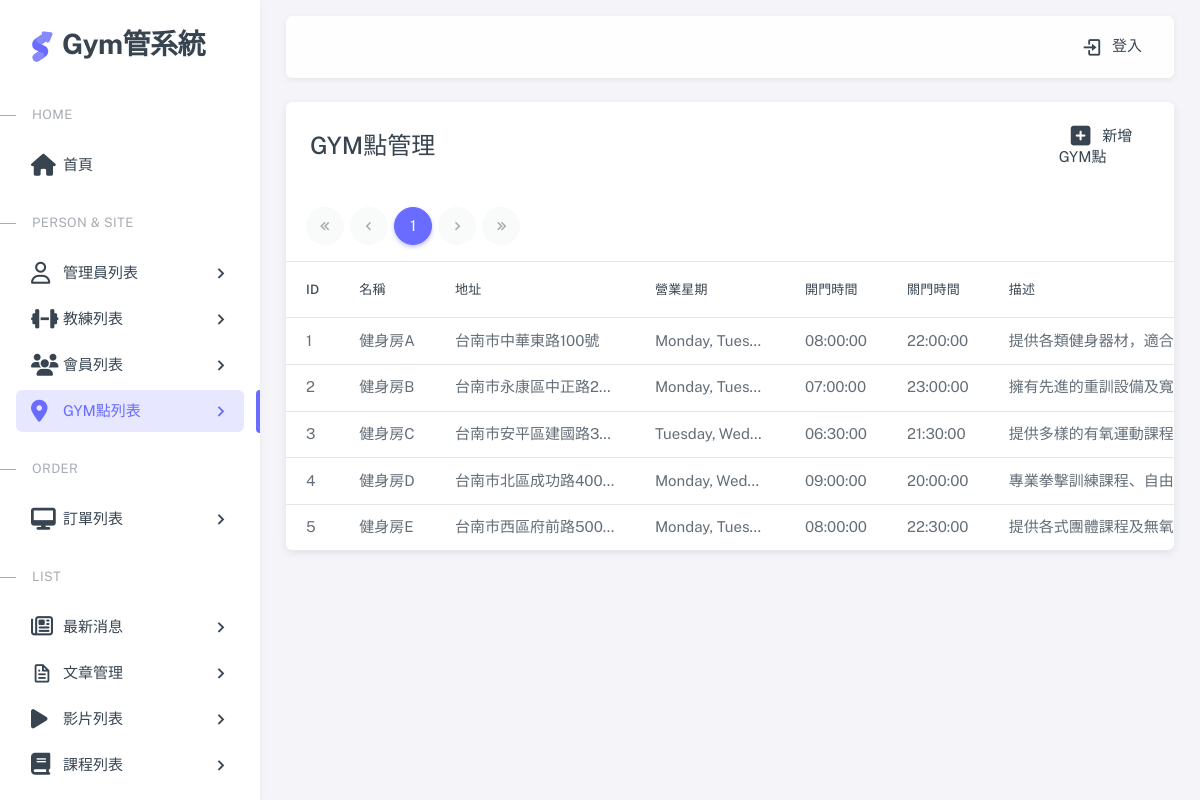
The app's page /pages/gymSite.php with its own data.
### tables this page shows
CREATE TABLE gyms (
  gym_id  SERIAL PRIMARY KEY,        
  name VARCHAR(255) NOT NULL,        
  address VARCHAR(255),            
  business_days TEXT,   
  opening_hours TIME,              
  closing_hours TIME,   
  description TEXT,   
  contact_info VARCHAR(50),               
  email VARCHAR(255),   
  manager VARCHAR(50),   
  created_at TIMESTAMP DEFAULT CURRENT_TIMESTAMP   
);

### pages/gymSite.php (the view, shortened to what this page needs)
<?php require __DIR__ . '/includes/init.php';?>
<?php
$perPage = 15;
$page = isset($_GET['page']) ? intval($_GET['page']) : 1;
$t_sql = "SELECT count(*) FROM gyms";
$totalRows = $pdo->query($t_sql)->fetch(PDO::FETCH_NUM)[0];
if($totalRows>0){
   $sql = sprintf("SELECT * FROM gyms
  LIMIT %s, %s",
  ($page -1) * $perPage,
  $perPage);
  $rows = $pdo->query($sql)->fetchAll();
}
$totalPages = ceil($totalRows/$perPage);
?>
<?php include __DIR__ . '/includes/html-header.php'; ?>
<?php include __DIR__ . '/includes/html-sidebar.php'; ?>
<?php include __DIR__ . '/includes/html-layout-navbar.php'; ?>
<?php include __DIR__ . '/includes/html-content wrapper-start.php'; ?>
<div class="card">
  <div class="row">
    <div class="col-10">
      <h4 class="card-header">GYM點管理</h4>
    </div>
    <div class="col-2 card-header d-flex align-items-center justify-content-center">
      <a href="gymSite-add.php" class="nav-link">
        <span class="d-none d-sm-block">
        <i class="fa-solid fa-square-plus fa-xl mx-3"></i>新增GYM點</span>
      </a>
    </div>
  </div>
    <div class="row">
      <div class="col-lg-12 mx-5">
        <div class="demo-inline-spacing">
          <nav aria-label="Page navigation ">
            <ul class="pagination">
              <li class="page-item first" <?=$page==1?'disabled':''?> >
                <a class="page-link" href="?page=1"><i class="tf-icon bx bx-chevrons-left bx-sm"></i></a>
              </li>
              <li class="page-item prev <?=$page==1?'disabled':''?>">
                <a class="page-link" href="?page=<?=$page-1?>">
                  <i class="tf-icon bx bx-chevron-left bx-sm"></i>
                </a>
              </li>
              <?php for($i = 1; $i <= $totalPages; $i++):
                  $qs = array_filter($_GET);
                  $qs['page']= $i ?>
                <li class="page-item <?=$page == $i?'active':''?> ">
                  <a class="page-link" href="?<?=http_build_query($qs)?>"><?=$i?></a>
                </li>
              <?php endfor;?>
              <li class="page-item next <?=$page==$totalPages?'disabled':''?>" >
                <a class="page-link" href="?page=<?=$page+1?>"><i class="tf-icon bx bx-chevron-right bx-sm"></i></a>
              </li>
              <li class="page-item last" <?=$page==$totalPages?'disabled':''?>>
                <a class="page-link" href="?page=<?=$totalPages?>"><i class="tf-icon bx bx-chevrons-right bx-sm"></i></a>
              </li>
            </ul>
          </nav>
        </div>
      </div>
    </div>
  <div class="table-responsive text-nowrap">
    <table class="table table-hover">
      <thead>
        <tr>
          <th>ID</th>
          <th>名稱</th>
          <th>地址</th>
          <th>營業星期</th>
          <th>開門時間</th>
          <th>關門時間</th>
          <th>描述</th>
        </tr>
      </thead>
      <tbody class="table-border-bottom-0">
        <?php foreach($rows as $v):?>
        <tr>
          <td><?=$v['gym_id']?></td>
          <td style="max-width: 120px" title="<?=$v['name']?>">
            <?=$v['name']?>
          </td>
          <td style="max-width: 200px" title="<?=htmlentities($v['address'])?>">
            <?=htmlentities($v['address'])?></td>
          <td style="max-width: 150px" title="<?=$v['business_days']?>">
            <?=$v['business_days']?>
          </td>
          <td style="max-width: 150px" title="<?=$v['opening_hours']?>">
            <?=$v['opening_hours']?></td>
          <td style="max-width: 150px" title="<?=$v['closing_hours']?>">
            <?=$v['closing_hours']?>
          </td>
          <td style="max-width: 300px" title="<?=htmlentities($v['description'])?>">
            <?=htmlentities($v['description'])?>
          </td>
        </tr>
        <?php endforeach;?>
      </tbody>
    </table>
  </div>
</div>
<?php include __DIR__ . '/includes/html-content wrapper-end.php'; ?>
<?php include __DIR__ . '/includes/html-footer.php'; ?>

### assets/css/demo.css (style rules this page uses)
.demo-inline-spacing > * { margin: 1rem 0.375rem 0 0 !important; }

### pages/gymSite.php (style rules this page uses)
td { overflow: hidden; text-overflow: ellipsis; white-space: nowrap; }

### records on screen
gyms: gym_id "1", name "健身房A", address "台南市中華東路100號", business_days "Monday, Tues…", opening_hours "08:00:00", closing_hours "22:00:00", description "提供各類健身器材，適合健身初學者…"
gyms: gym_id "2", name "健身房B", address "台南市永康區中正路2…", business_days "Monday, Tues…", opening_hours "07:00:00", closing_hours "23:00:00", description "擁有先進的重訓設備及寬敞的游泳池…"
gyms: gym_id "3", name "健身房C", address "台南市安平區建國路3…", business_days "Tuesday, Wed…", opening_hours "06:30:00", closing_hours "21:30:00", description "提供多樣的有氧運動課程及高效的跑…"
gyms: gym_id "4", name "健身房D", address "台南市北區成功路400…", business_days "Monday, Wed…", opening_hours "09:00:00", closing_hours "20:00:00", description "專業拳擊訓練課程、自由重訓區，專…"
gyms: gym_id "5", name "健身房E", address "台南市西區府前路500…", business_days "Monday, Tues…", opening_hours "08:00:00", closing_hours "22:30:00", description "提供各式團體課程及無氧設備，讓您…"
